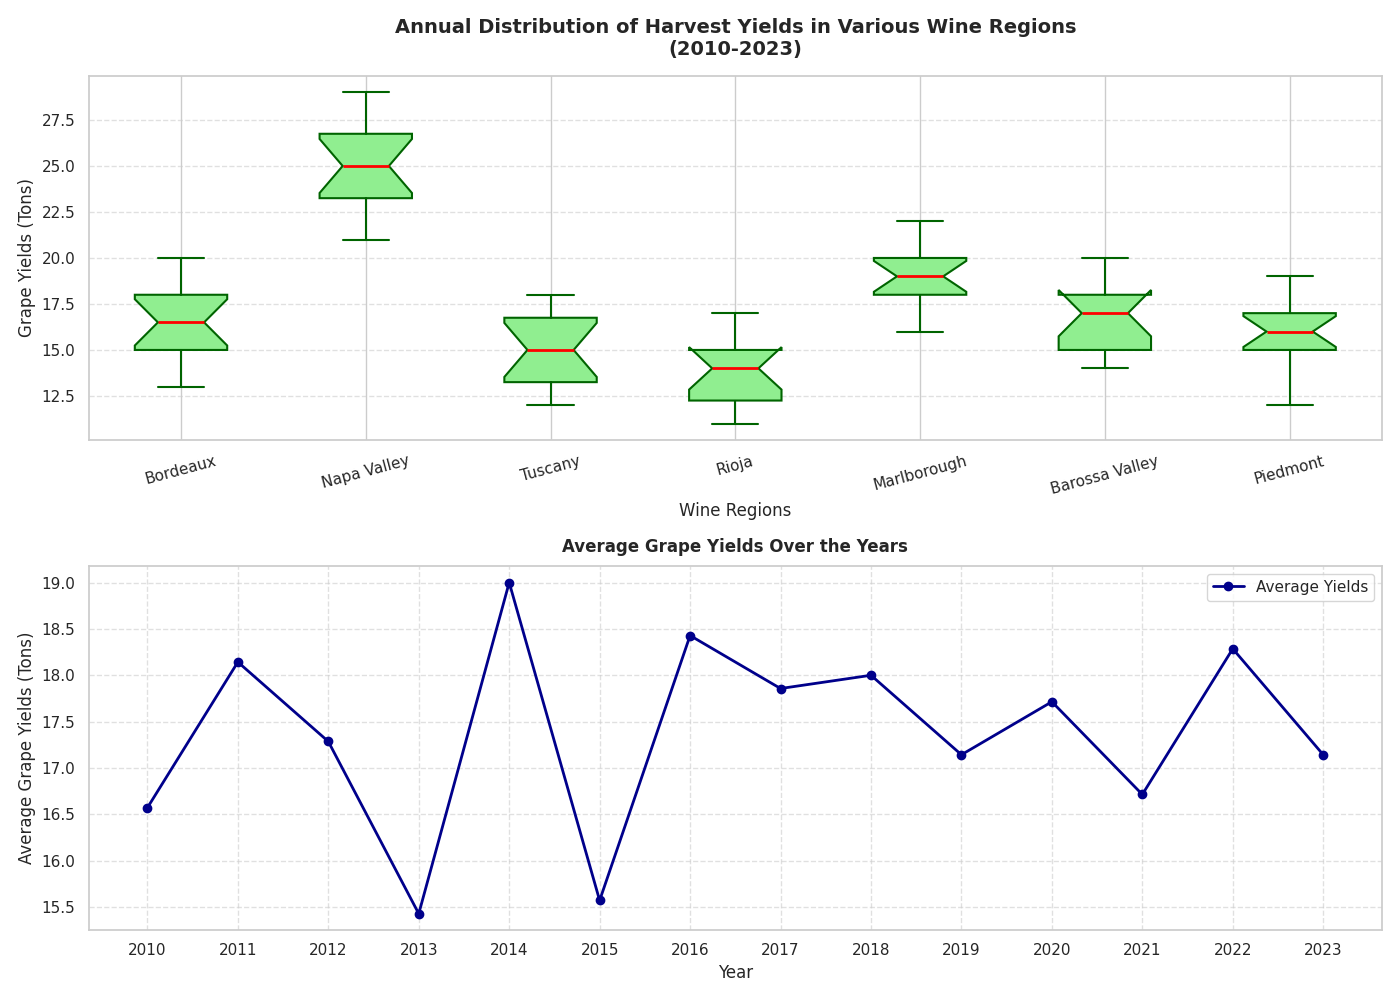

Write Python code to recreate this figure.
import matplotlib.pyplot as plt

# Manually altered data for grape yields in tons (shuffled within each group)
bordeaux_yields = [18, 14, 16, 13, 19, 15, 20, 18, 16, 17, 19, 13, 15, 18]
napa_valley_yields = [23, 24, 25, 21, 27, 23, 26, 28, 22, 24, 29, 25, 27, 26]
tuscany_yields = [14, 17, 16, 12, 17, 13, 15, 16, 18, 14, 15, 12, 18, 13]
rioja_yields = [13, 15, 16, 11, 17, 12, 14, 15, 16, 13, 12, 14, 11, 15]
marlborough_yields = [18, 21, 22, 16, 19, 17, 20, 18, 19, 21, 17, 20, 18, 19]
barossa_valley_yields = [15, 18, 14, 19, 17, 14, 18, 15, 17, 14, 18, 16, 20, 17]
piedmont_yields = [15, 18, 12, 16, 17, 15, 16, 15, 18, 17, 14, 17, 19, 12]

yield_data = [
    bordeaux_yields,
    napa_valley_yields,
    tuscany_yields,
    rioja_yields,
    marlborough_yields,
    barossa_valley_yields,
    piedmont_yields
]

regions = ['Bordeaux', 'Napa Valley', 'Tuscany', 'Rioja', 'Marlborough', 'Barossa Valley', 'Piedmont']

fig, ax = plt.subplots(2, 1, figsize=(14, 10))

ax[0].boxplot(yield_data, patch_artist=True, notch=True,
              boxprops=dict(facecolor='lightgreen', color='darkgreen', linewidth=1.5),
              whiskerprops=dict(color='darkgreen', linewidth=1.5),
              capprops=dict(color='darkgreen', linewidth=1.5),
              medianprops=dict(color='red', linewidth=2),
              flierprops=dict(marker='o', color='darkgreen', alpha=0.5))

ax[0].set_title('Annual Distribution of Harvest Yields in Various Wine Regions\n(2010-2023)', fontsize=14, fontweight='bold', pad=15)
ax[0].set_xlabel('Wine Regions', fontsize=12)
ax[0].set_ylabel('Grape Yields (Tons)', fontsize=12)
ax[0].set_xticklabels(regions, rotation=15)
ax[0].grid(axis='y', linestyle='--', alpha=0.6)

years = list(range(2010, 2024))
average_yields_per_year = [
    sum(yields) / len(yields) for yields in zip(*yield_data)
]

ax[1].plot(years, average_yields_per_year, marker='o', color='darkblue', linewidth=2, label='Average Yields')
ax[1].set_title('Average Grape Yields Over the Years', fontsize=12, fontweight='bold', pad=10)
ax[1].set_xlabel('Year', fontsize=12)
ax[1].set_ylabel('Average Grape Yields (Tons)', fontsize=12)
ax[1].set_xticks(years)
ax[1].legend()
ax[1].grid(linestyle='--', alpha=0.6)

plt.tight_layout()
plt.show()
